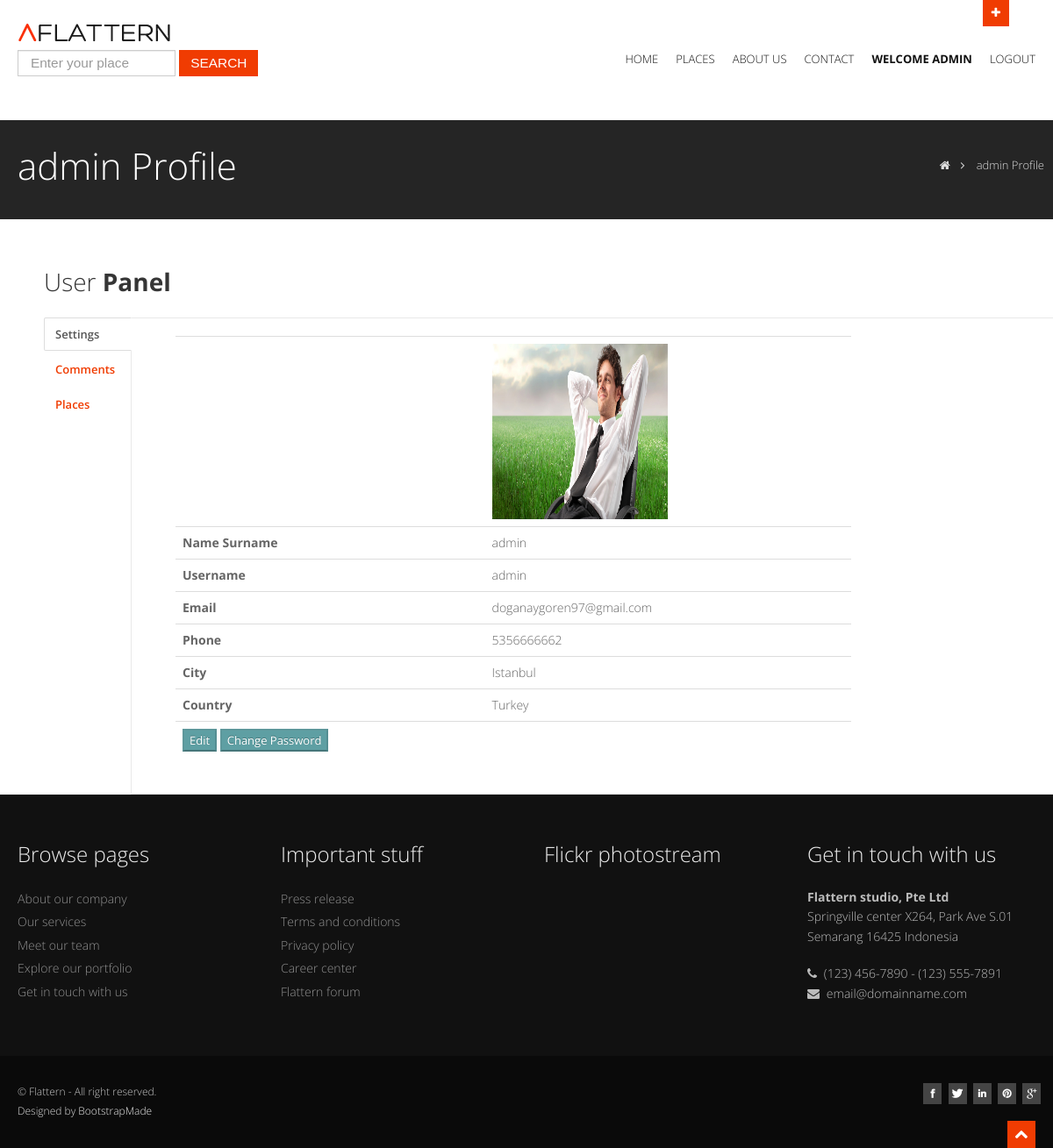
Page /user/profile (signed in) on the earlier database version.
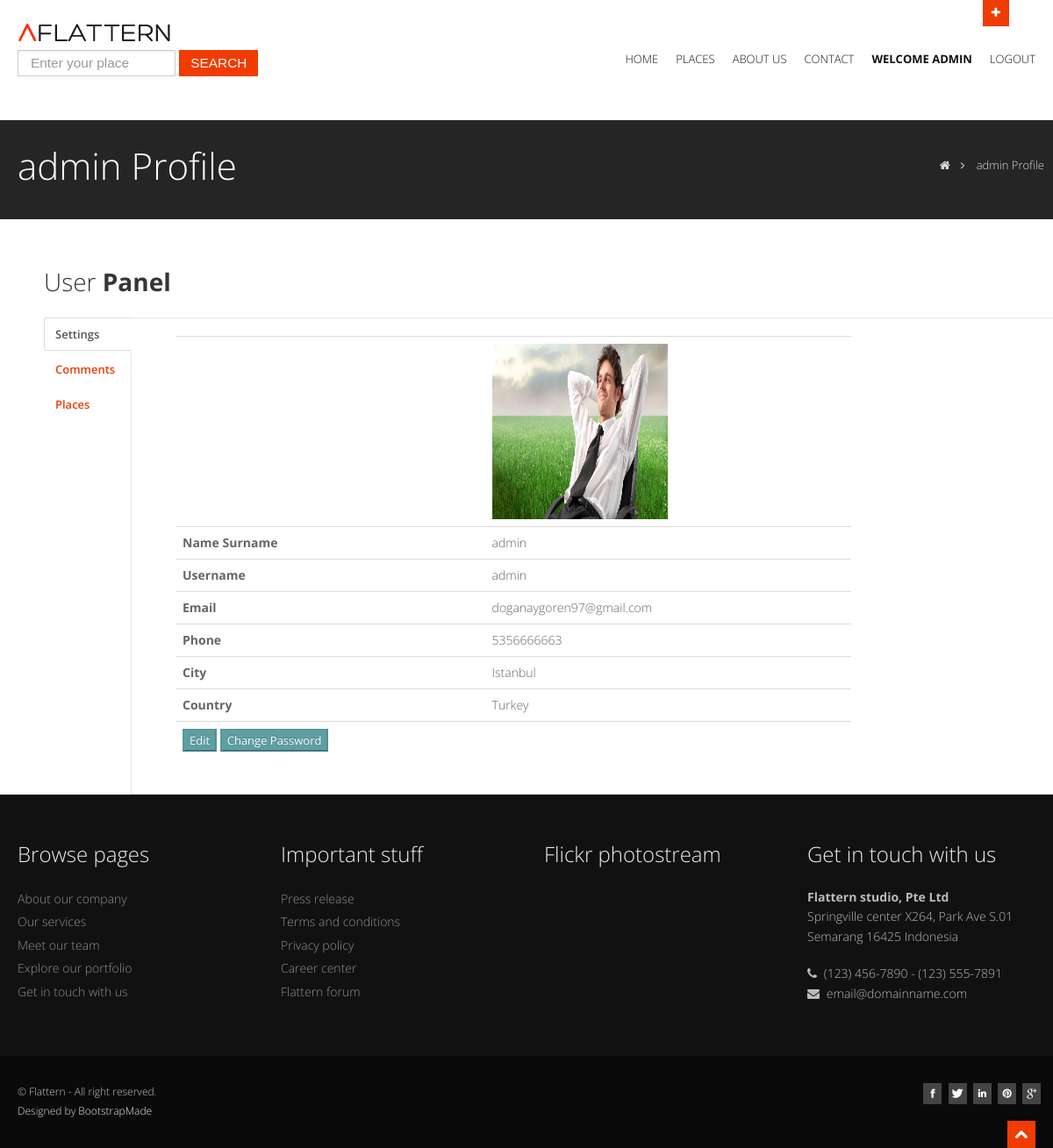
Same page on the later database version.
### home/models.py (models this page shows, shortened)
class UserProfile(models.Model):
	user=models.OneToOneField(User, on_delete=models.CASCADE)
	phone=models.CharField(blank=True, max_length=20)
	city=models.CharField(blank=True, max_length=20)
	country=models.CharField(blank=True, max_length=20)
	image=models.ImageField(blank=True,upload_to='images/users/')
	def image_tag(self):
		return mark_safe('<img src="{}" height="50" />'.format(self.image.url))
	image_tag.short_description='Image'

### user/views.py (the view)
# urls.py: path('profile', views.profile, name="profile"),
@login_required(login_url='/login')
def profile(request):
	current_user=request.user
	profile= UserProfile.objects.get(user_id=current_user.id)
	categories=Category.objects.all()
	comments=Comment.objects.filter(user_id=current_user.id)
	content={ 'profile':profile, 'categories':categories, 'comments':comments,}
	return render(request, 'profile.html',content)

### user/templates/profile.html (shortened to what this page needs)
{% extends 'homebase.html' %}
{% block inner_headline %}
<section id="inner-headline">
    <div class="container">
        <div class="row">
            <div class="span4">
                <div class="inner-heading">
                    <h2>{{ user.first_name }} {{ user.last_name }} Profile</h2>
                </div>
            </div>
            <div class="span8">
                <ul class="breadcrumb">
                    <li><a href="/"><i class="icon-home"></i></a><i class="icon-angle-right"></i></li>
                    <li class="active">{{ user.first_name }} {{ user.last_name }} Profile</li>
                </ul>
            </div>
        </div>
    </div>
</section>
{% endblock %}
{% block main_content %}
              <div class="span12">
                <h4>User <strong>Panel</strong></h4>
                <div class="tabbable tabs-left">
                  <ul class="nav nav-tabs">
                    <li class="active"><a href="#topone" data-toggle="tab">Settings</a></li>
                    <li><a href="#toptwo" data-toggle="tab">Comments</a></li>
                    <li><a href="#topthree" data-toggle="tab">Places</a></li>
                  </ul>
                  <div class="tab-content">
                    <div class="tab-pane active" id="topone">
                   <div class="span8">
            <table class="table">
            	<tr>
            		<th></th>
            		<td><img style="height: 200px; width: 200px;" src="{{ profile.image.url }}"></td>
            	</tr>
            	<tr>
            		<th>Name Surname</th>
            		<td>{{ profile.user.first_name }} {{ profile.user.last_name }}</td>
            	</tr>
            	<tr>
            		<th>Username</th>
            		<td>{{ profile.user.username }}</td>
            	</tr>
            	<tr>
            		<th>Email</th>
            		<td>{{ profile.user.email }}</td>
            	</tr>
            	<tr>
            		<th>Phone</th>
            		<td>{{ profile.phone }}</td>
            	</tr>
            	<tr>
            		<th>City</th>
            		<td>{{ profile.city }}</td>
            	</tr>
            	<tr>
            		<th>Country</th>
            		<td>{{ profile.country }}</td>
            	</tr>
            	<tr>
            		<th><a href="/user/profile_edit"><button class="btn-info" type="submit">Edit</button></a> <a href="/user/change_password"><button class="btn-info" type="submit">Change Password</button></a> </th>
            		<td></td>
            	</tr>
            </table>
          </div>
                    </div>
                  </div>
                </div>
              </div>
{% endblock %}

### home/templates/homebase.html (shortened to what this page needs)
<!DOCTYPE html>
<html lang="en">
<head>
    {% load static %}
    <link href="{% static 'css/bootstrap.css' %}" rel="stylesheet" />
    <link href="{% static 'css/bootstrap-responsive.css' %}" rel="stylesheet" />
    <link href="{% static 'css/fancybox/jquery.fancybox.css' %}" rel="stylesheet">
    <link href="{% static 'css/jcarousel.css' %}" rel="stylesheet" />
    <link href="{% static 'css/flexslider.css' %}" rel="stylesheet" />
    <link href="{% static 'css/style.css' %}" rel="stylesheet" />
    <link href="{% static 'skins/default.css' %}" rel="stylesheet" />
    <link rel="stylesheet" href="https://ajax.googleapis.com/ajax/libs/jqueryui/1.11.4/themes/smoothness/jquery-ui.css">
</head>
<body>
    <div id="wrapper">
        <header>
            <div class="container ">
                <div id="header-hidden-link">
                    <a href="#" class="toggle-link" title="Click me you'll get a surprise" data-target=".hidden-top"><i></i>Open</a>
                </div>
                <div class="row nomargin">
                    <div class="span12">
                    </div>
                </div>
                <div class="row">
                    <div class="span4">
                        <div class="logo">
                            <a href="/"><img src="{% static 'img/logo.png' %}" alt="" class="logo" /></a>
                            <div class="widget">
                                <div class="ui-widget">
                                <form action="/place/search" method="post" class="form-search">
                                    <input placeholder="Enter your place" id="search" name="search" type="text" class="input-medium search-query">
                                    <button type="submit" class="btn btn-square btn-theme">Search</button>
                                </form>
                                </div>
                            </div>
                        </div>
                    </div>
                    <div class="span8">
                        <div class="navbar navbar-static-top">
                            <div class="navigation">
                                <nav>
                                    <ul class="nav topnav">
                                        <li>
                                            <a href="/">Home </a>
                                        </li>
                                        <li class="dropdown">
                                            <a href="/place">Places</a>
                                        </li>
                                            {% load mptt_tags %}
                                        <li>
                                            <a href="/about"> About Us </a>
                                        </li>
                                        <li>
                                            <a href="/contact">Contact </a>
                                        </li>
                                        {% if user.id is not None %}
                                        <li>
                                            <a href="/user/profile"><strong>Welcome {{ user.first_name }}</strong></a>
                                        </li>
                                        <li>
                                            <a href="/logout">Logout</a>
                                        </li>
                                        {% else %}
                                        <li>
                                            <a href="/login">What are you waiting for? Sign In Here <i class="icon-circle-arrow-up"></i></a>
                                        </li>
                                        {% endif %}
                                    </ul>
                                </nav>
                            </div>
                        </div>
                    </div>
                </div>
            </div>
        </header>
      {% block inner_headline %}
      {% endblock %}
        <section id="content">
          <div class="container">
            {% block main_content %}
            {% endblock %}
            </div>
        </section>
        <footer>
            <div class="container">
                <div class="row">
                    <div class="span3">
                        <div class="widget">
                            <h5 class="widgetheading">Browse pages</h5>
                            <ul class="link-list">
                                <li><a href="#">About our company</a></li>
                                <li><a href="#">Our services</a></li>
                                <li><a href="#">Meet our team</a></li>
                                <li><a href="#">Explore our portfolio</a></li>
                                <li><a href="#">Get in touch with us</a></li>
                            </ul>
                        </div>
                    </div>
                    <div class="span3">
                        <div class="widget">
                            <h5 class="widgetheading">Important stuff</h5>
                            <ul class="link-list">
                                <li><a href="#">Press release</a></li>
                                <li><a href="#">Terms and conditions</a></li>
                                <li><a href="#">Privacy policy</a></li>
                                <li><a href="#">Career center</a></li>
                                <li><a href="#">Flattern forum</a></li>
                            </ul>
                        </div>
                    </div>
                    <div class="span3">
                        <div class="widget">
                            <h5 class="widgetheading">Flickr photostream</h5>
                        </div>
                    </div>
                    <div class="span3">
                        <div class="widget">
                            <h5 class="widgetheading">Get in touch with us</h5>
                            <address>
                <strong>Flattern studio, Pte Ltd</strong><br>
                 Springville center X264, Park Ave S.01<br>
                 Semarang 16425 Indonesia
              </address>
                            <p>
                                <i class="icon-phone"></i> (123) 456-7890 - (123) 555-7891
                                <br>
                                <i class="icon-envelope-alt"></i> email@domainname.com
                            </p>
                        </div>
                    </div>
                </div>
            </div>
            <div id="sub-footer">
                <div class="container">
                    <div class="row">
                        <div class="span6">
                            <div class="copyright">
                                <p>
                                    <span>&copy; Flattern - All right reserved.</span>
                                </p>
                                <div class="credits">
                                    Designed by <a href="https://bootstrapmade.com/">BootstrapMade</a>
                                </div>
                            </div>
                        </div>
                        <div class="span6">
                            <ul class="social-network">
                                <li><a href="#" data-placement="bottom" title="Facebook"><i class="icon-facebook icon-square"></i></a></li>
                                <li><a href="#" data-placement="bottom" title="Twitter"><i class="icon-twitter icon-square"></i></a></li>
                                <li><a href="#" data-placement="bottom" title="Linkedin"><i class="icon-linkedin icon-square"></i></a></li>
                                <li><a href="#" data-placement="bottom" title="Pinterest"><i class="icon-pinterest icon-square"></i></a></li>
                                <li><a href="#" data-placement="bottom" title="Google plus"><i class="icon-google-plus icon-square"></i></a></li>
                            </ul>
                        </div>
                    </div>
                </div>
            </div>
        </footer>
    </div>
    <a href="#" class="scrollup"><i class="icon-chevron-up icon-square icon-32 active"></i></a>
</body>
</html>

### home/static/css/style.css (style rules this page uses)
body { font-family: 'Open Sans', Arial, sans-serif; font-size: 14px; font-weight: 300; line-height: 1.6em; color: #656565; }
.container { padding: 0 20px 0 20px; position: relative; }
#wrapper { width: 100%; margin: 0; padding: 0; }
.row, .row-fluid { margin-bottom: 30px; }
.row.nomargin, .row-fluid.nomargin { margin-bottom: 0; }
#header-hidden-link { position: absolute; right: 60px; top: 0px; }
#header-hidden-link a.toggle-link, #header-hidden-link a.top-link { outline: 0; font-size: 0; line-height: 1; padding: 5px 10px; height: 20px; display: block; text-align: center; color: #fefefe; text-decoration: none; }
#header-hidden-link a.toggle-link i, #header-hidden-link a.top-link i { font-size: 16px; line-height: 1; }
#header-hidden-link a.toggle-link>i:before { content: "\f067"; font-family: 'FontAwesome'; font-size: 13px; font-weight: normal; font-style: normal; }
header { background: #fff; margin: 0; padding: 0; position: relative; }
header .logo { margin: -10px 0 0 0; float: left; }
header .logo img { margin-bottom: 10px; }
@media (min-width: 768px) { header .navigation { float: right; } }
header ul.nav li { border: none; margin: 0; }
header ul.nav li a { font-size: 12px; border: none; font-weight: 300; text-transform: uppercase; }
.navbar .nav>li>a { color: #111; text-shadow: none; }
ul.nav li.dropdown a { z-index: 1000; display: block; }
#content { position: relative; background: #fff; padding: 50px 0 0 0; }
#content img { max-width: 100%; height: auto; }
#inner-headline { background: #252525; position: relative; margin: 0; padding: 0; color: #fefefe; }
#inner-headline .inner-heading h2 { color: #fff; margin: 20px 0 0 0; }
#inner-headline ul.breadcrumb { margin: 30px 0 0; float: right; }
#inner-headline ul.breadcrumb li { margin-bottom: 0; padding-bottom: 0; }
#inner-headline ul.breadcrumb li { font-size: 13px; color: #ddd; }
#inner-headline ul.breadcrumb li i { color: #dedede; }
#inner-headline ul.breadcrumb li a { color: #fff; }
ul.link-list { margin: 0; padding: 0; list-style: none; }
ul.link-list li { margin: 0; padding: 2px 0 2px 0; list-style: none; }
footer ul.link-list li a { color: #919191; }
.widgetheading { width: 100%; padding: 0; }
footer .widgetheading { position: relative; }
footer { background: #111; padding: 50px 0 0 0; color: #bbb; }
footer a { color: #eee; }
footer h1, footer h2, footer h3, footer h4, footer h5, footer h6 { color: #eee; }
footer address { line-height: 1.6em; }
ul.social-network { list-style: none; margin: 0; }
ul.social-network li { display: inline; }
#sub-footer { background: #0a0a0a; text-shadow: none; color: #5d5d5d; padding: 0; padding-top: 30px; margin: 20px 0 0 0; }
#sub-footer p { margin: 0; padding: 0; }
#sub-footer span { color: #c7c7c7; }
.copyright { text-align: left; font-size: 12px; color: #ddd; }
#sub-footer ul.social-network { float: right; }
.scrollup { position: fixed; width: 32px; height: 32px; bottom: 0px; right: 20px; }
a.scrollup { outline: 0; }

### home/static/skins/default.css (style rules this page uses)
a, a:hover,a:focus,a:active, footer a.text-link:hover, strike, footer ul.link-list li a:hover, .post-meta span a:hover, footer a.text-link, ul.meta-post li a:hover, ul.cat li a:hover, ul.recent li h6 a:hover, ul.portfolio-categ li.active a, ul.portfolio-categ li.active a:hover, ul.portfolio-categ li a:hover,ul.related-post li h4 a:hover, span.highlight,article .post-heading h3 a:hover, .navbar .nav > .active > a,.navbar .nav > .active > a:hover,.navbar .nav > li > a:hover,.navbar .nav > li > a:focus,.navbar .nav > .active > a:focus, .validation { color:#F03C02; }
#header-hidden-link a.toggle-link, #header-hidden-link a.top-link { background:#F03C02; }
.btn-theme { border:1px solid #F03C02; background: #F03C02; }
[class^="icon-"].active, [class*=" icon-"].active { background-color: #F03C02; }

Differences in the rows shown:
changed UserProfile "Istanbul": phone "5356666662" → "5356666663"
